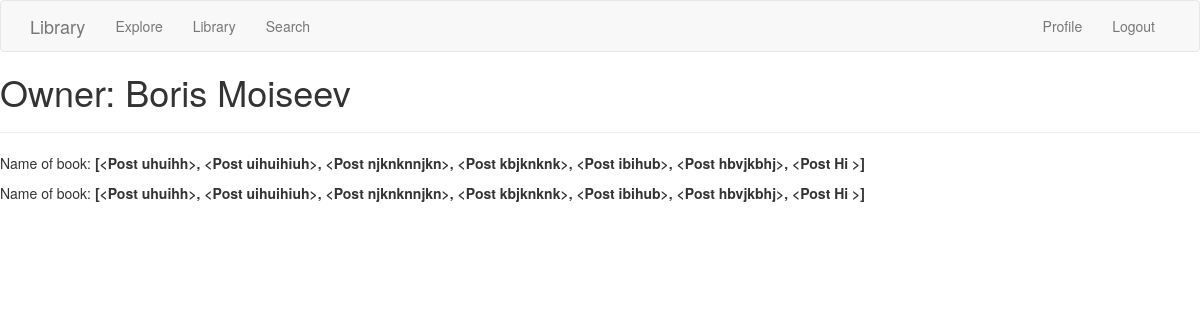
The app's page /owner/Boris Moiseev (signed in) with its own data.
### app/models.py (models this page shows, shortened)
class Owner(db.Model):
    owner_id = db.Column(db.Integer, primary_key=True)
    ownername = db.Column(db.String(64))
    slug = db.Column(db.String(140), unique=True)
    body = db.Column(db.Text)
    created = db.Column(db.DateTime, default=datetime.utcnow)
    subscriptions = db.relationship('Book', secondary=association_table, backref=db.backref('subscribers', lazy='dynamic'))

class User(UserMixin, db.Model):
    id = db.Column(db.Integer, primary_key=True)
    username = db.Column(db.String(64), index=True, unique=True)
    email = db.Column(db.String(120), index=True, unique=True)
    password_hash = db.Column(db.String(128))
    posts = db.relationship('Post', backref='author', lazy='dynamic')
    about_me = db.Column(db.String(140))
    last_seen = db.Column(db.DateTime, default=datetime.utcnow)
    followed = db.relationship(
        'User', secondary=followers,
        primaryjoin=(followers.c.follower_id == id),
        secondaryjoin=(followers.c.followed_id == id),
        backref=db.backref('followers', lazy='dynamic'), lazy='dynamic')
    def followed_posts(self):
        followed = Post.query.join(
            followers, (followers.c.followed_id == Post.user_id)).filter(
            followers.c.follower_id == self.id)
        own = Post.query.filter_by(user_id=self.id)
        return followed.union(own).order_by(Post.timestamp.desc())

class Post(db.Model):
    id = db.Column(db.Integer, primary_key=True)
    body = db.Column(db.String(140))
    timestamp = db.Column(db.DateTime, index=True, default=datetime.utcnow)
    user_id = db.Column(db.Integer, db.ForeignKey('user.id'))
    def __repr__(self):
        return '<Post {}>'.format(self.body)

### app/routes.py (the view)
@app.route('/owner/<ownername>')
@login_required
def owner(ownername):
    owner = Owner.query.filter_by(ownername=ownername).first_or_404()
    posts = [
        {'author': owner, 'body': 'Test is post #1'},
        {'author': owner, 'body': 'Test post #2'}
    ]
    return render_template('owner.html', owner=owner, posts=posts)

### app/models.py (called while the page is built)
@login.user_loader
def load_user(id):
    return User.query.get(int(id))

### app/routes.py (called while the page is built)
@app.before_request
def before_request():
    if current_user.is_authenticated:
        current_user.last_seen = datetime.utcnow()
        db.session.commit()

### app/templates/owner.html
{% extends "base.html" %}
{% block content %}
    <h1>Owner: {{ owner.ownername }}</h1>
    <hr>
    {% for post in posts %}
    <p>
    Name of book: <b>{{ current_user.followed_posts().all() }}</b>
    </p>
    {% endfor %}
{% endblock %}

### records on screen
Owner: ownername "Boris Moiseev"
User: followed_posts "[<Post uhuihh>, <Post uihuihiuh>, <Post njknknnjkn>, <Post kbjknknk>, <Post ibihub>, <Post hbvjkbhj>, <Post Hi >]" "[<Post uhuihh>, <Post uihuihiuh>, <Post njknknnjkn>, <Post kbjknknk>, <Post ibihub>, <Post hbvjkbhj>, <Post Hi >]"
